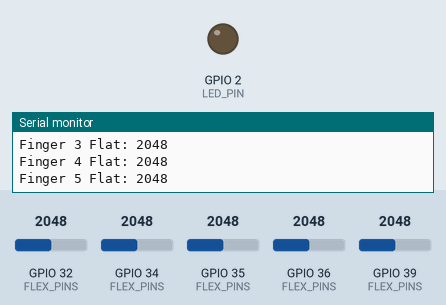
Bench run of a sketch on a simulated ESP32. On the bench: output pins drawn as LEDs (lit = HIGH), the last lines printed to the serial monitor. Inputs (shaded band) come from the test bench; at power-on: GPIO 32 (FLEX_PINS) = 2048, GPIO 34 (FLEX_PINS) = 2048, GPIO 35 (FLEX_PINS) = 2048, GPIO 36 (FLEX_PINS) = 2048, GPIO 39 (FLEX_PINS) = 2048.

Above: at 3.7 s.
At 8.6 s:
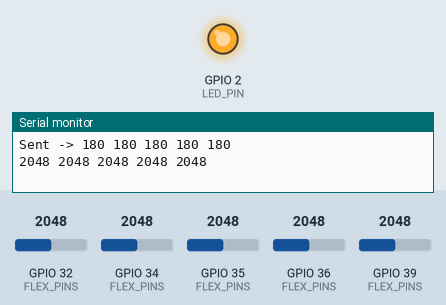
Timing chart, 0 to 10.1 s (numbered marks = the images above):
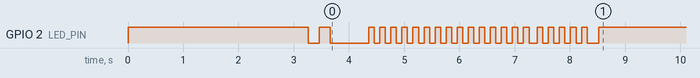

The sketch:

flex_sensor_3_angles.ino
```cpp
// ================================================
// ESP-NOW 5-FINGER FLEX -> SERVO
// TRANSMITTER - EXACTLY your latest single-finger logic
// Calibration: only Flat (0°) + Fully Bent (180°)
// snapAngle uses t1=60% and t2=90% exactly as in your code
// Controls 5 fingers -> 5 servos wirelessly
// ================================================

#include <Arduino.h>
#include <WiFi.h>
#include <esp_now.h>
#include <esp_wifi.h>

// ====================== SHARED ======================
const int FLEX_PINS[5] = {34, 35, 36, 39, 32}; // Finger 1 to 5
const int LED_PIN = 2;
const int SAMPLES = 32;
const float EMA_ALPHA = 0.15f;

int stableRead(int pin) {
  long sum = 0;
  for (int i = 0; i < SAMPLES; i++) {
    sum += analogRead(pin);
    delayMicroseconds(200);
  }
  return sum / SAMPLES;
}

void blinkLED(int times, int ms) {
  for (int i = 0; i < times; i++) {
    digitalWrite(LED_PIN, HIGH); delay(ms);
    digitalWrite(LED_PIN, LOW);  delay(ms);
  }
}

// ====================== FINGER CLASS (exact same logic as your single finger) ======================
class FlexFinger {
private:
  int pin;
  int fingerNum;
  int flatVal = 0;
  int bentVal = 0;
  float ema = 0.0f;
  int currentAngle = 0;
public:
  FlexFinger(int p, int num) : pin(p), fingerNum(num) {}

  void calibrate(int flat, int bent) {
    flatVal = flat;
    bentVal = bent;
    ema = stableRead(pin);
    Serial.printf("Finger %d -> Flat(0°):%d Bent(180°):%d\n", fingerNum, flatVal, bentVal);
  }

  void update() {
    int raw = stableRead(pin);
    ema = EMA_ALPHA * raw + (1.0f - EMA_ALPHA) * ema;
    int smoothed = (int)ema;

    // EXACT snapAngle from your code
    int t1 = flatVal + (bentVal - flatVal) * 0.60f; // 0° -> 90° boundary
    int t2 = flatVal + (bentVal - flatVal) * 0.83f; // 90° -> 180° boundary

    if (smoothed > t1)      currentAngle = 0;
    else if (smoothed > t2) currentAngle = 90;
    else                    currentAngle = 180;
  }

  int getAngle() const { return currentAngle; }
  int getSmoothed() const { return (int)ema; }
};

// ====================== sensor INSTANCES ======================
FlexFinger finger[5] = {
  FlexFinger(34, 1),
  FlexFinger(35, 2),
  FlexFinger(36, 3),
  FlexFinger(39, 4),
  FlexFinger(32, 5)
};

// ====================== ESP-NOW ======================
typedef struct struct_message {
  uint8_t servoAngles[5];
} struct_message;

struct_message outgoingData;
uint8_t lastSentAngles[5] = {0};

uint8_t receiverMacAddress[] = {0xF4, 0x2D, 0xC9, 0x71, 0xCF, 0x94}; // <--- CHANGE TO YOUR RECEIVER MAC

void printMACAddress() {
  uint8_t mac[6];
  WiFi.macAddress(mac);
  Serial.print("Transmitter MAC: ");
  for (int i = 0; i < 6; i++) {
    Serial.printf("%02X", mac[i]);
    if (i < 5) Serial.print(":");
  }
  Serial.println();
}

void setup() {
  Serial.begin(115200);
  analogSetAttenuation(ADC_11db);
  pinMode(LED_PIN, OUTPUT);

  // Battery saving
  WiFi.mode(WIFI_STA);
  setCpuFrequencyMhz(80);
  esp_wifi_set_ps(WIFI_PS_MAX_MODEM);

  printMACAddress();

  if (esp_now_init() != ESP_OK) {
    Serial.println("ESP-NOW init failed!");
    return;
  }

  esp_now_peer_info_t peerInfo = {};
  memcpy(peerInfo.peer_addr, receiverMacAddress, 6);
  peerInfo.channel = 0;
  peerInfo.encrypt = false;
  esp_now_add_peer(&peerInfo);

  Serial.println("\n=== 5-FINGER CALIBRATION (exact same as your single finger) ===");

  // STEP 1: All fingers STRAIGHT (0°)
  Serial.println("HOLD ALL 5 FINGERS STRAIGHT (0 deg)... 3 seconds");
  digitalWrite(LED_PIN, HIGH);
  delay(3000);

  int flatVals[5];
  for (int i = 0; i < 5; i++) {
    flatVals[i] = stableRead(FLEX_PINS[i]);
    Serial.printf("Finger %d Flat: %d\n", i+1, flatVals[i]);
  }

  digitalWrite(LED_PIN, LOW);
  blinkLED(2, 200);
  delay(500);

  // STEP 2: All fingers FULLY BENT (180°)
  Serial.println("BEND ALL 5 FINGERS FULLY (180 deg)... 3 seconds");
  for (int i = 0; i < 15; i++) {
    digitalWrite(LED_PIN, HIGH); delay(100);
    digitalWrite(LED_PIN, LOW);  delay(100);
  }

  int bentVals[5];
  for (int i = 0; i < 5; i++) {
    bentVals[i] = stableRead(FLEX_PINS[i]);
    Serial.printf("Finger %d Bent: %d\n", i+1, bentVals[i]);
  }

  blinkLED(5, 100);

  // Calibrate all fingers
  for (int i = 0; i < 5; i++) {
    finger[i].calibrate(flatVals[i], bentVals[i]);
  }

  Serial.println("\n=== CALIBRATION DONE - Running ===\n");
  Serial.println("Logic: 0° (large) | 90° (narrow) | 180° (small) exactly like your code");
}

void loop() {
  for (int i = 0; i < 5; i++) {
    finger[i].update();
  }

  uint8_t newAngles[5];
  for (int i = 0; i < 5; i++) {
    newAngles[i] = finger[i].getAngle();
  }

  // Send only when any finger changes
  bool changed = false;
  for (int i = 0; i < 5; i++) {
    if (newAngles[i] != lastSentAngles[i]) {
      changed = true;
      break;
    }
  }

  if (changed) {
    memcpy(outgoingData.servoAngles, newAngles, 5);
    esp_now_send(receiverMacAddress, (uint8_t*)&outgoingData, sizeof(outgoingData));
    memcpy(lastSentAngles, newAngles, 5);

    Serial.print("Sent -> ");
    for (int i = 0; i < 5; i++) Serial.printf("%d ", newAngles[i]);
    Serial.println();
  }

  // LED feedback on board (uses Finger 1 exactly like your single-finger code)
  int ledAngle = finger[0].getAngle();
  if (ledAngle == 0)      digitalWrite(LED_PIN, LOW);
  else if (ledAngle == 180) digitalWrite(LED_PIN, HIGH);
  else                      digitalWrite(LED_PIN, HIGH); // Just keep it ON at 90°

  // Serial Plotter: smoothed values for all 5 fingers
  for (int i = 0; i < 5; i++) {
    Serial.print(finger[i].getSmoothed());
    Serial.print(" ");
  }
  Serial.println();

  delay(50);
}
```

Measured:
- by itself, GPIO 2 (LED_PIN): HIGH → LOW at 3.3 s, → HIGH 0.20 s later, → LOW 0.20 s later, → HIGH 0.70 s later, … (44 changes in this stretch)
